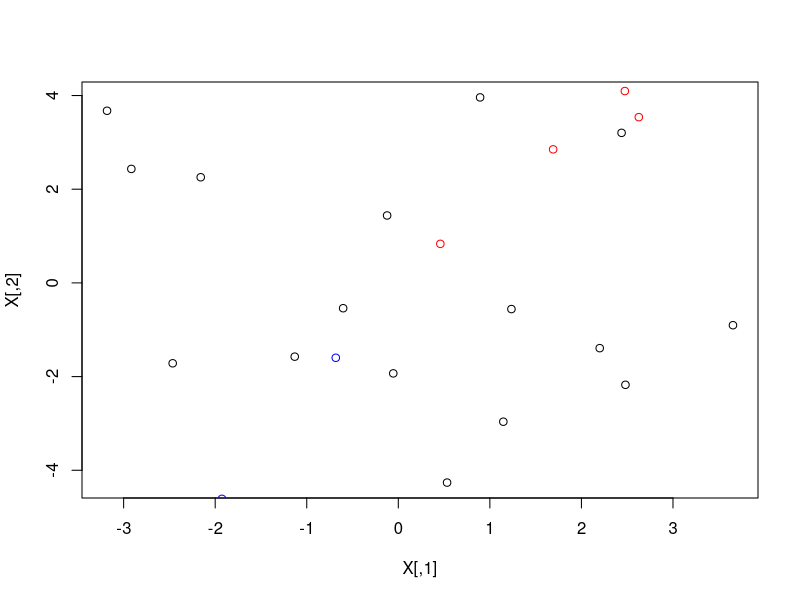

The R script that drew this image:
## ---- chunk 1
library(MASS)
set.seed(437)
mu1=c(0,0,0,0,0,0,0,0,0,0,0,0,0,0)
mu2=c(3,3,3,3,3,3,3,3,3,3,3,3,3,3)
mu3=c(-3,-3,-3,-3,-3,-3,-3,-3,-3,-3,-3,-3,-3,-3)
I=diag(14)
I4=4*I
X=mvrnorm(mu=mu1,Sigma=I4,n=16)
Y=mvrnorm(mu=mu2,Sigma=I4,n=8)
Z=mvrnorm(mu=mu3,Sigma=I4,n=8)
## ---- chunk 2
plot(X)
points(Y,col="red")
points(Z,col="blue")
